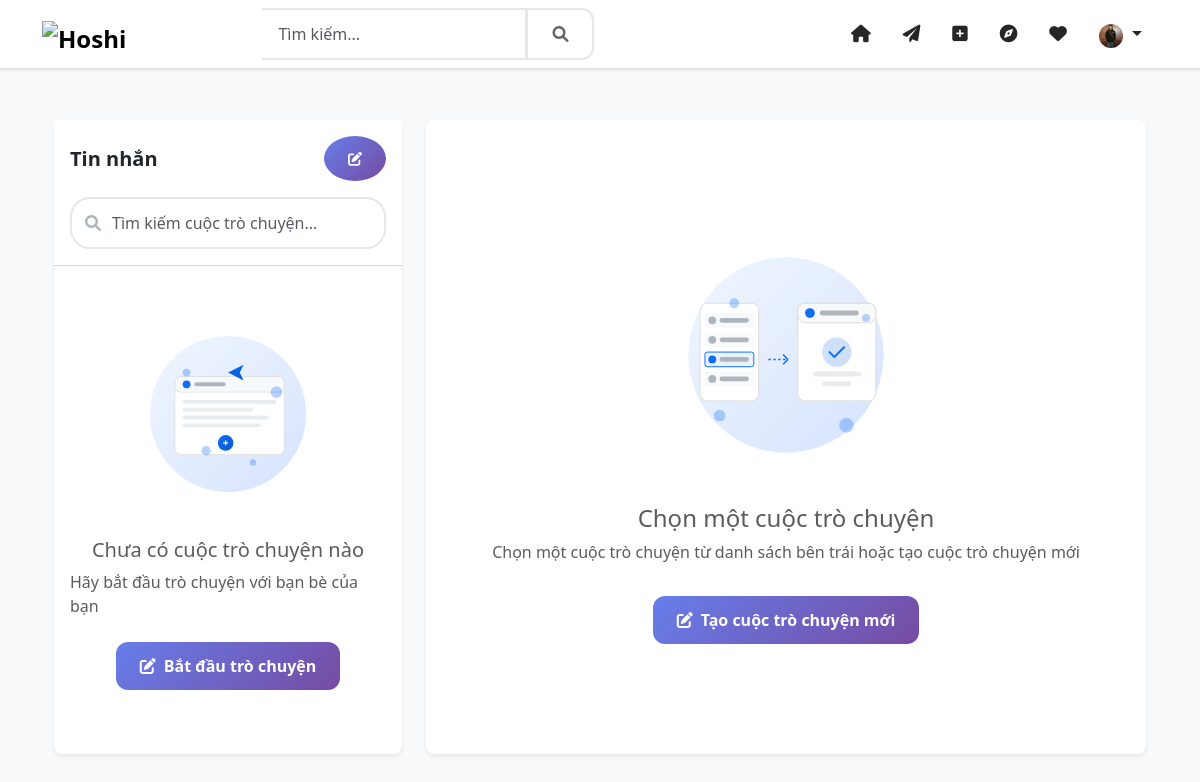
/chat/conversations/ (signed in), run on an earlier commit of the app's database.
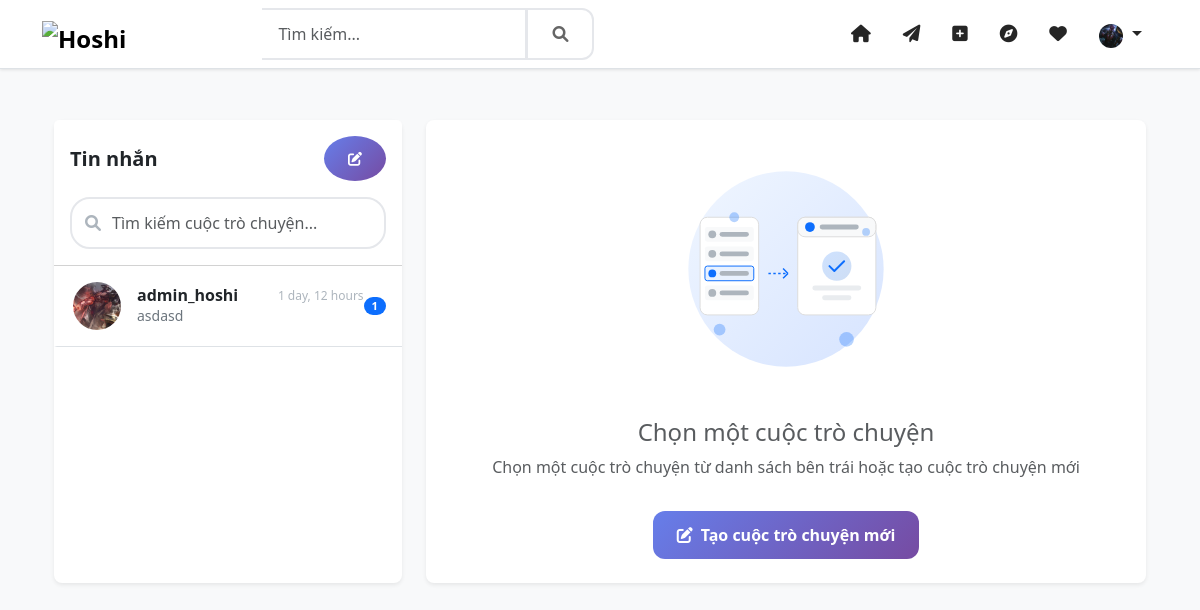
And on a later commit of the database.
### accounts/models.py (models this page shows, shortened)
class User(AbstractUser):
    email = models.EmailField(_('email address'), unique=True)
    phone_number = PhoneNumberField(_('phone number'), blank=True, null=True, unique=True)
    avatar = ProcessedImageField(upload_to='avatars',
                               processors=[ResizeToFill(300, 300)],
                               format='JPEG',
                               options={'quality': 90},
                               blank=True,
                               null=True)
    bio = models.TextField(_('bio'), max_length=500, blank=True)
    website = models.URLField(_('website'), max_length=200, blank=True)
    birth_date = models.DateField(_('birth date'), null=True, blank=True)
    gender = models.CharField(_('gender'), max_length=10, choices=[
        ('M', _('Male')),
        ('F', _('Female')),
        ('O', _('Other')),
    ], blank=True)
    is_private = models.BooleanField(_('private account'), default=False)
    _is_verified = models.BooleanField(_('verified account'), default=False, db_column='is_verified')
    created_at = models.DateTimeField(auto_now_add=True)
    updated_at = models.DateTimeField(auto_now=True)
    facebook = models.URLField(_('facebook'), max_length=200, blank=True)
    twitter = models.URLField(_('twitter'), max_length=200, blank=True)
    instagram = models.URLField(_('instagram'), max_length=200, blank=True)
    linkedin = models.URLField(_('linkedin'), max_length=200, blank=True)
    push_notifications = models.BooleanField(_('push notifications'), default=True)
    email_notifications = models.BooleanField(_('email notifications'), default=True)
    like_notifications = models.BooleanField(_('like notifications'), default=True)
    comment_notifications = models.BooleanField(_('comment notifications'), default=True)
    follow_notifications = models.BooleanField(_('follow notifications'), default=True)
    mention_notifications = models.BooleanField(_('mention notifications'), default=True)
    private_account = models.BooleanField(_('private account'), default=False)
    hide_activity = models.BooleanField(_('hide activity status'), default=False)
    block_messages = models.BooleanField(_('block messages from non-followers'), default=False)
    two_factor_auth = models.BooleanField(_('two-factor authentication'), default=False)
    followers = models.ManyToManyField('self',
                                     through='UserFollowing',
                                     related_name='following',
                                     symmetrical=False)
    blocked_users = models.ManyToManyField('self',
                                     through='UserBlock',
                                     related_name='blocked_by',
                                     symmetrical=False)
    history = HistoricalRecords()
    @property
    def is_verified(self):
        """Ensure is_verified always returns a boolean value"""
        if isinstance(self._is_verified, bool):
            return self._is_verified
        return False
    @is_verified.setter
    def is_verified(self, value):
        """Ensure is_verified is always stored as a boolean value"""
        if isinstance(value, bool):
            self._is_verified = value
        else:
            self._is_verified = False
    class Meta:
        verbose_name = _('user')
        verbose_name_plural = _('users')
    def get_full_name(self):
        return f"{self.first_name} {self.last_name}".strip()
    def get_avatar_url(self):
        if self.avatar:
            return self.avatar.url
        if self.gender == 'M':
            return '/static/img/default-avatar-male.png'
        elif self.gender == 'F':
            return '/static/img/default-avatar-female.png'
        return '/static/img/default-avatar.png'

### chat/models.py (models this page shows, shortened)
class Conversation(models.Model):
    name = models.CharField(_('tên nhóm chat'), max_length=255, blank=True, null=True)
    creator = models.ForeignKey(
        settings.AUTH_USER_MODEL,
        on_delete=models.SET_NULL,
        related_name='created_conversations',
        null=True
    )
    participants = models.ManyToManyField(
        settings.AUTH_USER_MODEL,
        related_name='conversations',
        through='ConversationParticipant'
    )
    is_group = models.BooleanField(_('nhóm chat'), default=False)
    created_at = models.DateTimeField(auto_now_add=True)
    updated_at = models.DateTimeField(auto_now=True)
    class Meta:
        ordering = ['-updated_at']
        verbose_name = _('cuộc trò chuyện')
        verbose_name_plural = _('cuộc trò chuyện')

class Message(models.Model):
    conversation = models.ForeignKey(
        Conversation,
        on_delete=models.CASCADE,
        related_name='messages'
    )
    sender = models.ForeignKey(
        settings.AUTH_USER_MODEL,
        on_delete=models.SET_NULL,
        related_name='sent_messages',
        null=True
    )
    content = models.TextField(_('nội dung'))
    attachment = models.FileField(
        _('tệp đính kèm'),
        upload_to='chat_attachments/',
        null=True,
        blank=True
    )
    is_read = models.BooleanField(_('đã đọc'), default=False)
    created_at = models.DateTimeField(auto_now_add=True)
    updated_at = models.DateTimeField(auto_now=True)
    deleted_at = models.DateTimeField(null=True, blank=True)
    class Meta:
        ordering = ['created_at']
        verbose_name = _('tin nhắn')
        verbose_name_plural = _('tin nhắn')

### chat/views.py (the view)
# urls.py: path('conversations/', views.conversation_list, name='conversation_list'),
@login_required
def conversation_list(request):
    user = request.user
    conversations = Conversation.objects.filter(
        participants=user,
        conversation_participants__left_at__isnull=True
    ).distinct().order_by('-updated_at')
    for conversation in conversations:
        conversation.last_message = (
            Message.objects
            .filter(conversation=conversation)
            .order_by('-created_at')
            .first()
        )
        conversation.unread_count = (
            Message.objects
            .filter(conversation=conversation)
            .exclude(read_receipts__user=user)
            .count()
        )
        if not conversation.is_group:
            other_participants = conversation.participants.exclude(id=user.id)
            if other_participants.exists():
                conversation.other_user = other_participants.first()
            else:
                conversation.other_user = None
    context = {
        'conversations': conversations,
    }
    return render(request, 'chat/conversation_list.html', context)

### templates/chat/conversation_list.html (shortened to what the changed rows need)
{% extends 'base/base.html' %}
{% load static %}
{% block content %}
<div class="container py-4">
    <div class="row">
        <div class="col-md-4">
            <div class="card shadow-sm border-0 rounded-3 h-100">
                <div class="card-body p-0">
                    <div class="chat-list">
                        {% for conversation in conversations %}
                        <a href="{% url 'chat:conversation_detail' conversation.id %}" class="text-decoration-none text-dark">
                            <div class="chat-item p-3 border-bottom {% if conversation.id == active_conversation.id %}active{% endif %}">
                                <div class="d-flex align-items-center">
                                    <div class="position-relative">
                                        {% if conversation.other_user.get_avatar_url %}
                                            <img src="{{ conversation.other_user.get_avatar_url }}"
                                                 alt="{{ conversation.other_user.username }}"
                                                 class="rounded-circle avatar-sm">
                                        {% else %}
                                            <img src="{% static 'img/default-avatar.png' %}"
                                                 alt="{{ conversation.other_user.username }}"
                                                 class="rounded-circle avatar-sm">
                                        {% endif %}
                                    </div>
                                    <div class="ms-3 flex-grow-1">
                                        <div class="d-flex justify-content-between align-items-center">
                                            <h6 class="mb-0 fw-bold">{{ conversation.other_user.get_full_name|default:conversation.other_user.username }}</h6>
                                            <small class="message-time">{{ conversation.last_message.created_at|timesince }}</small>
                                        </div>
                                        <p class="last-message mb-0">
                                            {% if conversation.last_message %}
                                                {{ conversation.last_message.content }}
                                            {% else %}
                                                <span class="text-muted">Chưa có tin nhắn</span>
                                            {% endif %}
                                        </p>
                                    </div>
                                    {% if conversation.unread_count %}
                                        <span class="badge bg-primary rounded-pill unread-badge">{{ conversation.unread_count }}</span>
                                    {% endif %}
                                </div>
                            </div>
                        </a>
                        {% empty %}
                        <div class="empty-state">
                            <img src="{% static 'img/empty-chat.svg' %}" alt="Chưa có cuộc trò chuyện" class="img-fluid">
                            <h5 class="text-muted mb-2">Chưa có cuộc trò chuyện nào</h5>
                            <p class="text-muted mb-4">Hãy bắt đầu trò chuyện với bạn bè của bạn</p>
                            <button class="btn btn-primary" data-bs-toggle="modal" data-bs-target="#newMessageModal">
                                <i class="fas fa-edit me-2"></i>Bắt đầu trò chuyện
                            </button>
                        </div>
                        {% endfor %}
                    </div>
                </div>
            </div>
        </div>
    </div>
</div>
{% endblock %}

### templates/base/base.html (shortened to what this page needs)
<!DOCTYPE html>
{% load static %}
{% load i18n %}
<html lang="vi">
<head>
    <link href="https://cdn.jsdelivr.net/npm/bootstrap@5.3.0/dist/css/bootstrap.min.css" rel="stylesheet">
    <link href="https://cdnjs.cloudflare.com/ajax/libs/font-awesome/6.0.0/css/all.min.css" rel="stylesheet">
    <link href="{% static 'css/style.css' %}" rel="stylesheet">
</head>
<body class="bg-light">
    <nav class="navbar navbar-expand-lg navbar-light bg-white border-bottom fixed-top">
        <div class="container">
            <a class="navbar-brand" href="{% url 'home' %}">
                <img src="{% static 'img/logo.png' %}" alt="Hoshi" height="30">
            </a>
            <div class="collapse navbar-collapse" id="navbarNav">
                <form class="d-flex mx-auto" action="{% url 'posts:search' %}" method="get">
                    <div class="input-group">
                        <input type="search" class="form-control" name="q" placeholder="Tìm kiếm...">
                        <button class="btn btn-outline-secondary" type="submit">
                            <i class="fas fa-search"></i>
                        </button>
                    </div>
                </form>
                <ul class="navbar-nav ms-auto">
                    {% if user.is_authenticated %}
                        <li class="nav-item">
                            <a class="nav-link" href="{% url 'home' %}">
                                <i class="fas fa-home"></i>
                            </a>
                        </li>
                        <li class="nav-item">
                            <a class="nav-link" href="{% url 'chat:conversation_list' %}">
                                <i class="fas fa-paper-plane"></i>
                            </a>
                        </li>
                        <li class="nav-item">
                            <a class="nav-link" href="{% url 'posts:create' %}">
                                <i class="fas fa-plus-square"></i>
                            </a>
                        </li>
                        <li class="nav-item">
                            <a class="nav-link" href="{% url 'posts:explore' %}">
                                <i class="fas fa-compass"></i>
                            </a>
                        </li>
                        <li class="nav-item">
                            <a class="nav-link position-relative" href="{% url 'notifications:list' %}">
                                <i class="fas fa-heart"></i>
                            </a>
                        </li>
                        <li class="nav-item dropdown">
                            <a class="nav-link dropdown-toggle" href="#" id="navbarDropdown" role="button" data-bs-toggle="dropdown">
                                {% if user.get_avatar_url %}
                                    <img src="{{ user.get_avatar_url }}"
                                         alt="{{ user.username }}"
                                         class="rounded-circle"
                                         width="24"
                                         height="24">
                                {% else %}
                                    <img src="{% static 'img/default-avatar.png' %}"
                                         alt="{{ user.username }}"
                                         class="rounded-circle"
                                         width="24"
                                         height="24">
                                {% endif %}
                            </a>
                        </li>
                    {% endif %}
                </ul>
            </div>
        </div>
    </nav>
    <main class="container py-5 mt-5">
        {% block content %}{% endblock %}
    </main>
</body>
</html>

What changed in the data, as far as the page shows it:
changed User: get_avatar_url: a different picture
added Conversation: other_user.get_avatar_url (picture), other_user.get_full_name "admin_hoshi", last_message.created_at "1 day, 12 hours", last_message.content "asdasd", unread_count "1"
Also different on the page:
text no longer shown: "Chưa có cuộc trò chuyện nào Hãy bắt đầu trò chuyện với bạn bè của bạn Bắt đầu trò chuyện"
